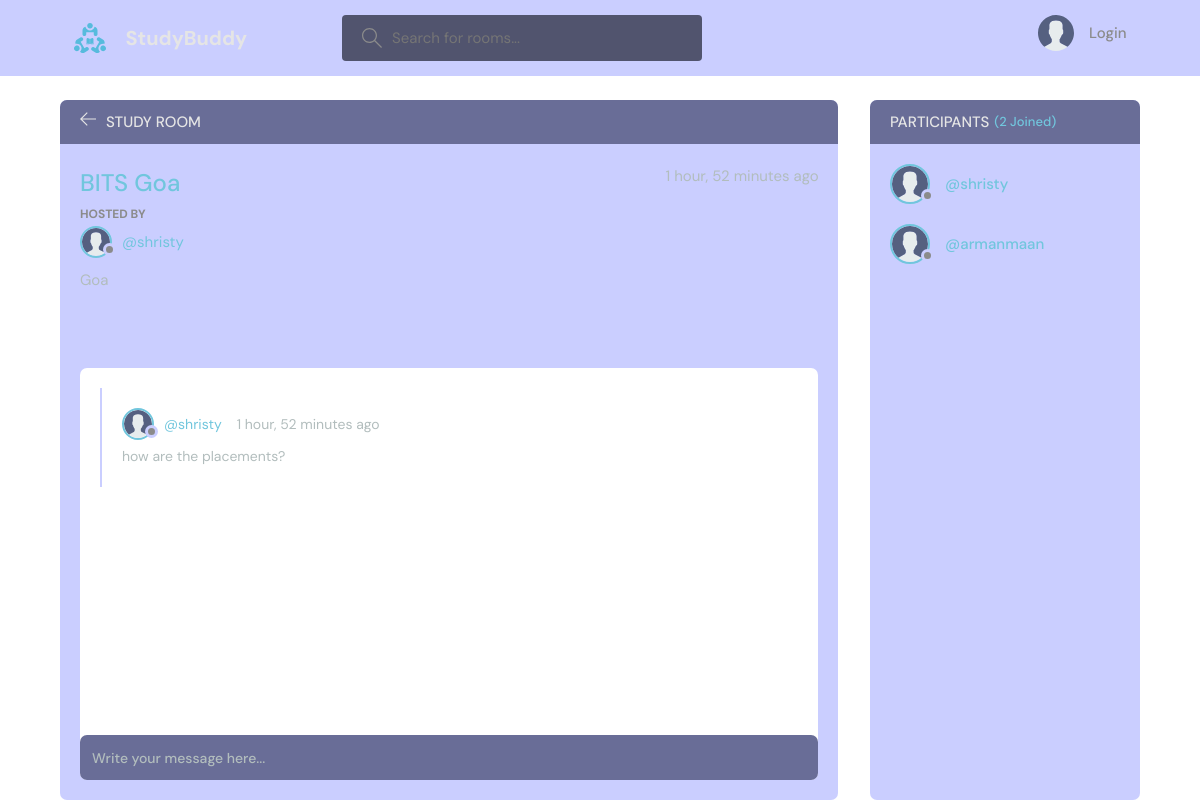
Page /room/15/ on the committed database.
### base/models.py (models this page shows, shortened)
class Room(models.Model):
    host = models.ForeignKey(User, on_delete=models.SET_NULL, null=True)
    city = models.ForeignKey(City, on_delete=models.SET_NULL, null=True)
    name = models.CharField(max_length=200)
    description = models.TextField(null=True, blank=True)
    participants = models.ManyToManyField(User, related_name='participants', blank=True)
    updated = models.DateTimeField(auto_now = True)
    created = models.DateTimeField(auto_now_add = True)
    class Meta:
        ordering = ['-updated', '-created']

class City(models.Model):
    name = models.CharField(max_length=200)
    def __str__(self):
        return self.name

class Message(models.Model):
    user = models.ForeignKey(User, on_delete=models.CASCADE)
    room = models.ForeignKey(Room, on_delete = models.CASCADE)
    body = models.TextField()
    updated = models.DateTimeField(auto_now = True)
    created = models.DateTimeField(auto_now_add = True)
    class Meta:
        ordering = ['-updated', '-created']

### base/views.py (the view, shortened to what this page needs)
# urls.py: path('room/<str:pk>/', views.room, name="room"),
def room(request, pk):
    room = Room.objects.get(id=pk)
    room_messages = room.message_set.all().order_by('-created')
    participants = room.participants.all()
    context = {'room': room, 'room_messages':room_messages, 'participants':participants}
    return render(request, 'base/room.html', context)

### base/templates/base/room.html (shortened to what this page needs)
{% extends 'main.html' %}
{%load static%}
{% block content %}
<main class="profile-page layout layout--2">
  <div class="container">
    <div class="room">
      <div class="room__top">
        <div class="room__topLeft">
          <a href="{% url 'home' %}">
            <svg version="1.1" xmlns="http://www.w3.org/2000/svg" width="32" height="32" viewBox="0 0 32 32">
              <title>arrow-left</title>
              <path
                d="M13.723 2.286l-13.723 13.714 13.719 13.714 1.616-1.611-10.96-10.96h27.625v-2.286h-27.625l10.965-10.965-1.616-1.607z">
              </path>
            </svg>
          </a>
          <h3>Study Room</h3>
        </div>
      </div>
      <div class="room__box scroll">
        <div class="room__header scroll">
          <div class="room__info">
            <h3>{{room.name}}</h3>
            <span>{{room.created|timesince}} ago</span>
          </div>
          <div class="room__hosted">
            <p>Hosted By</p>
            <a href="{% url 'user-profile' room.host.id %}" class="room__author">
              <div class="avatar avatar--small">
                <img src= "{% static 'images/avatar.svg' %}" />
              </div>
              <span>@{{room.host.username}}</span>
            </a>
          </div>
          <span class="room__citys">{{room.city}}</span>
        </div>
        <div class="room__conversation">
          <div class="threads scroll">
            {% for message in room_messages %}
            <div class="thread">
              <div class="thread__top">
                <div class="thread__author">
                  <a href="{% url 'user-profile' message.user.id %}" class="thread__authorInfo">
                    <div class="avatar avatar--small">
                      <img src= "{% static 'images/avatar.svg' %}" />
                    </div>
                    <span>@{{message.user.username}}</span>
                  </a>
                  <span class="thread__date">{{message.created|timesince}} ago</span>
                </div>
              </div>
              <div class="thread__details">
                {{message.body}}
              </div>
            </div>
            {% endfor %}
          </div>
        </div>
      </div>
      <div class="room__message">
        <form action="" method="POST">
          <input name="body" placeholder="Write your message here..." />
        </form>
      </div>
    </div>
    <div class="participants">
      <h3 class="participants__top">Participants <span>({{participants.count}} Joined)</span></h3>
      <div class="participants__list scroll">
        {% for user in participants %}
        <a href="{%  url 'user-profile' user.id %}" class="participant">
          <div class="avatar avatar--medium">
            <img src= "{% static 'images/avatar.svg' %}" />
          </div>
          <p>
            <span>@{{user.username}}</span>
          </p>
        </a>
        {% endfor %}
      </div>
    </div>
  </div>
</main>
{% endblock content %}

### rows in the picture
Room: name "BITS Goa", created "1 hour, 52 minutes", host.username "shristy", city "Goa"
Message: user.username "shristy", created "1 hour, 52 minutes", body "how are the placements?"

### other values in the picture
{{ participants.count }} "2"
{{ user.username }} "shristy"
{{ user.username }} "armanmaan"
